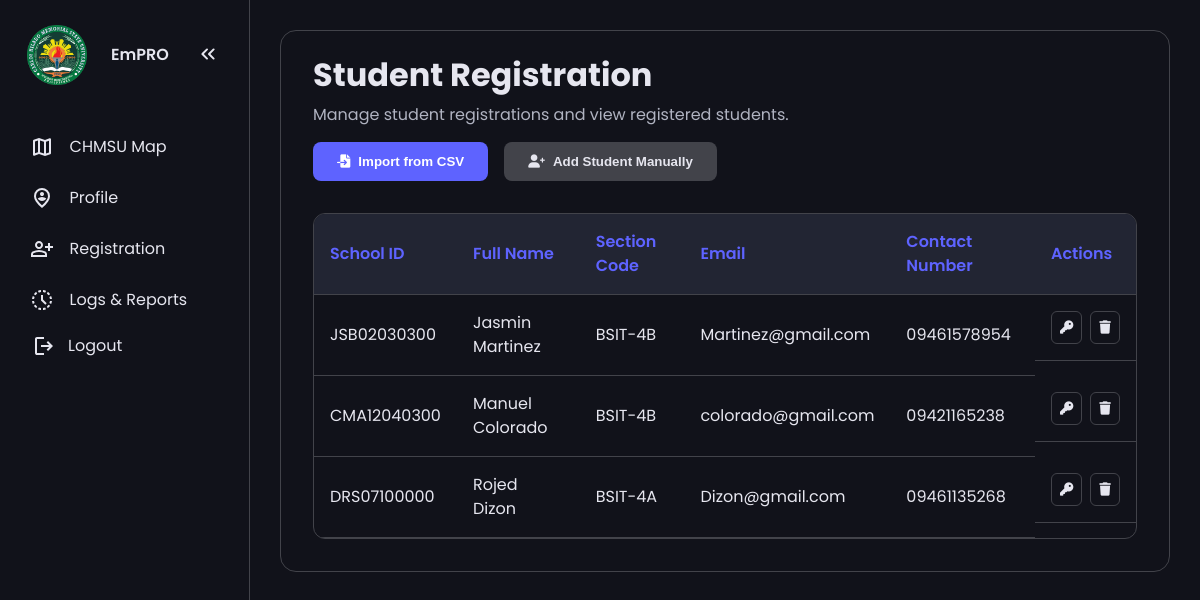
The page /public/admin/registration.php (signed in) on the database its author committed.
### tables this page shows
CREATE TABLE `students` (
  `student_id` int(11) NOT NULL,
  `user_id` int(11) NOT NULL,
  `school_id` varchar(20) NOT NULL,
  `full_name` varchar(100) NOT NULL,
  `section_id` int(11) NOT NULL,
  `email` varchar(100) DEFAULT NULL,
  `phone` varchar(20) DEFAULT NULL,
  `profile_picture` varchar(255) DEFAULT NULL,
  `created_at` timestamp NOT NULL DEFAULT current_timestamp(),
  `updated_at` timestamp NOT NULL DEFAULT current_timestamp() ON UPDATE current_timestamp()
);

CREATE TABLE `sections` (
  `section_id` int(11) NOT NULL,
  `section_code` varchar(20) NOT NULL,
  `section_name` varchar(100) NOT NULL,
  `created_at` timestamp NOT NULL DEFAULT current_timestamp(),
  `updated_at` timestamp NOT NULL DEFAULT current_timestamp() ON UPDATE current_timestamp()
);

CREATE TABLE `users` (
  `user_id` int(11) NOT NULL,
  `username` varchar(50) NOT NULL,
  `password` varchar(255) NOT NULL,
  `email` varchar(100) NOT NULL,
  `user_type` enum('admin','student','guest') NOT NULL,
  `created_at` timestamp NOT NULL DEFAULT current_timestamp(),
  `updated_at` timestamp NOT NULL DEFAULT current_timestamp() ON UPDATE current_timestamp()
);

### services/StudentService.php (called while the page is built, shortened)
<?php
require_once __DIR__ . '/Database.php';
class StudentService {
    private PDO $conn;
    public function __construct() {
        $database = new Database();
        $this->conn = $database->getConnection();
    }
    public function getStudents(): array {
        $sql = "
            SELECT
                s.student_id,
                s.school_id,
                s.full_name,
                s.phone,
                s.created_at,
                sec.section_code,
                u.user_id,
                u.email,
                u.created_at AS account_created_at,
                u.updated_at
            FROM students s
            INNER JOIN sections sec ON sec.section_id = s.section_id
            INNER JOIN users u ON u.user_id = s.user_id
            ORDER BY s.created_at DESC
        ";
        $stmt = $this->conn->query($sql);
        return $stmt->fetchAll(PDO::FETCH_ASSOC) ?: [];
    }
}

### services/Database.php (called while the page is built, shortened)
<?php
class Database {
    private $host = "localhost";
    private $db_name = "empro_navigation";
    private $username = "root";
    private $password = "";
    public function getConnection() {
        $this->conn = null;
        try {
            $this->conn = new PDO("mysql:host=" . $this->host . ";dbname=" . $this->db_name, $this->username, $this->password);
            $this->conn->setAttribute(PDO::ATTR_ERRMODE, PDO::ERRMODE_EXCEPTION);
            $this->conn->exec("set names utf8");
        } catch(PDOException $e) {
            echo "Connection error: " . $e->getMessage();
        }
        return $this->conn;
    }
}
?>

### public/admin/registration.php (the view, shortened to what this page needs)
<?php
require_once __DIR__ . '/../../services/StudentService.php';
$studentService = new StudentService();
$students = $studentService->getStudents();
$tempPasswords = $_SESSION['temp_passwords'];
?>
<!DOCTYPE html>
<html lang="en">
<head>
  <link rel="stylesheet" href="../css/admin_Style.css">
  <link rel="stylesheet" href="https://cdnjs.cloudflare.com/ajax/libs/font-awesome/6.0.0/css/all.min.css">
</head>
<body>
  <?php include 'admin_nav.php'; ?>
  <main>
    <div class="container">
      <div class="registration-container">
        <h1>Student Registration</h1>
        <p>Manage student registrations and view registered students.</p>
        <div class="action-buttons">
          <button class="btn btn-primary" onclick="openModal('csvModal')">
            <i class="fas fa-file-import"></i> Import from CSV
          </button>
          <button class="btn btn-secondary" onclick="openModal('manualModal')">
            <i class="fas fa-user-plus"></i> Add Student Manually
          </button>
        </div>
        <div class="table-container">
          <table>
            <thead>
              <tr>
                <th>School ID</th>
                <th>Full Name</th>
                <th>Section Code</th>
                <th>Email</th>
                <th>Contact Number</th>
                <th>Actions</th>
              </tr>
            </thead>
            <tbody>
              <?php if (empty($students)): ?>
                <tr>
                  <td colspan="6" style="text-align: center; color: var(--secondary-text-clr);">
                    No students registered yet.
                  </td>
                </tr>
              <?php else: ?>
                <?php foreach ($students as $student): ?>
                  <tr
                    data-school-id="<?= htmlspecialchars($student['school_id']); ?>"
                    data-temp-password="<?= htmlspecialchars($tempPasswords[$student['school_id']] ?? ''); ?>"
                  >
                    <td><?= htmlspecialchars($student['school_id']); ?></td>
                    <td><?= htmlspecialchars($student['full_name']); ?></td>
                    <td><?= htmlspecialchars($student['section_code']); ?></td>
                    <td><?= htmlspecialchars($student['email']); ?></td>
                    <td><?= htmlspecialchars($student['phone'] ?: '—'); ?></td>
                    <td class="action-cell">
                      <button
                        class="btn-icon"
                        title="Change Password"
                        onclick="openChangePasswordModal('<?= htmlspecialchars($student['school_id']); ?>', this.closest('tr'))"
                      >
                        <i class="fas fa-key"></i>
                      </button>
                      <button
                        class="btn-icon delete"
                        title="Delete"
                        onclick="openDeleteConfirmModal('<?= htmlspecialchars($student['school_id']); ?>', this.closest('tr'))"
                      >
                        <i class="fas fa-trash"></i>
                      </button>
                    </td>
                  </tr>
                <?php endforeach; ?>
              <?php endif; ?>
            </tbody>
          </table>
        </div>
      </div>
    </div>
  </main>
</body>
</html>

### public/css/admin_Style.css (style rules this page uses)
:root { --base-clr: #11121a; --line-clr: #42434a; --hover-clr: #222533; --text-clr: #e6e6ef; --accent-clr: #5e63ff; --secondary-text-clr: #b0b3c1; }
* { margin: 0; padding: 0; }
html { font-family: Poppins, 'Segoe UI', Tahoma, Geneva, Verdana, sans-serif; line-height: 1.5rem; }
body { min-height: 100vh; min-height: 100dvh; background-color: var(--base-clr); color: var(--text-clr); display: grid; grid-template-columns: auto 1fr; }
main { padding: min(30px, 7%); }
main p { color: var(--secondary-text-clr); margin-top: 5px; margin-bottom: 15px; }

### public/admin/registration.php (style rules this page uses)
.registration-container { padding: 2rem; max-width: 1400px; margin: 0 auto; }
.action-buttons { display: flex; gap: 1rem; margin-bottom: 2rem; }
.btn { padding: 0.75rem 1.5rem; border: none; border-radius: 8px; font-weight: 600; cursor: pointer; display: inline-flex; align-items: center; gap: 0.5rem; transition: all 0.2s ease; }
.btn-primary { background-color: var(--accent-clr); color: white; }
.btn-secondary { background-color: var(--line-clr); color: var(--text-clr); }
.table-container { background: var(--base-clr); border: 1px solid var(--line-clr); border-radius: 12px; overflow: hidden; }
table { width: 100%; border-collapse: collapse; }
th, td { padding: 1rem; text-align: left; border-bottom: 1px solid var(--line-clr); }
th { background-color: var(--hover-clr); font-weight: 600; color: var(--accent-clr); }
.action-cell { display: flex; gap: 0.5rem; }
.btn-icon { padding: 0.5rem; border-radius: 6px; background: none; border: 1px solid var(--line-clr); color: var(--text-clr); cursor: pointer; transition: all 0.2s ease; }

### rows shown on the page
students: school "JSB02030300", full_name "Jasmin Martinez", section.section_code "BSIT-4B", user.email "Martinez@gmail.com", phone "09461578954"
students: school "CMA12040300", full_name "Manuel Colorado", section.section_code "BSIT-4B", user.email "colorado@gmail.com", phone "09421165238"
students: school "DRS07100000", full_name "Rojed Dizon", section.section_code "BSIT-4A", user.email "Dizon@gmail.com", phone "09461135268"
